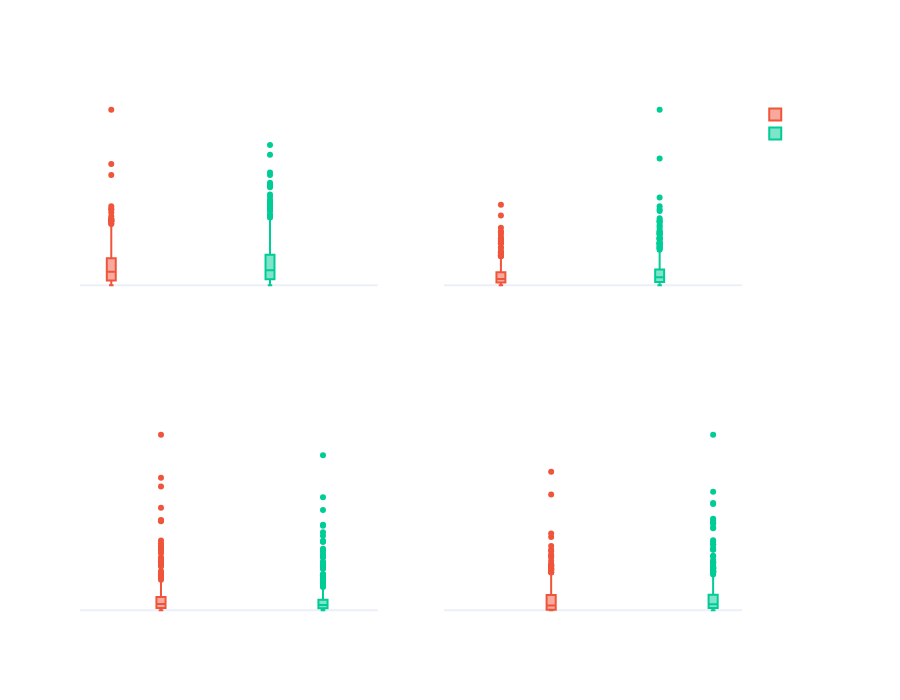

Source (notebook cell):
### Markdown cell above
**Servings Distribution Findings:**

The servings distribution shows that recipes are predominantly designed for **4 and 6 servings**, which together account for the majority of the catalog. Single-serving (1) and 2-serving recipes are also well-represented, reflecting a mix of individual meals and family-sized portions.

This tells us that Tasty Bytes caters to a range of household sizes, with a slight emphasis on family-oriented meals. The servings variable has limited unique values (behaving almost like a categorical feature), which may limit its individual predictive power but could still contribute useful signal in combination with other features.

### Code cell
# Multi-Variable Chart 1: Nutritional values by high traffic status
nutritional_cols = ['calories', 'carbohydrate', 'sugar', 'protein']

fig = make_subplots(
    rows=2, cols=2,
    subplot_titles=[col.capitalize() for col in nutritional_cols]
)

colors = {0: '#EF553B', 1: '#00CC96'}
traffic_labels = {0: 'Not High Traffic', 1: 'High Traffic'}

for i, col in enumerate(nutritional_cols):
    row = i // 2 + 1
    col_pos = i % 2 + 1
    for traffic_val in [0, 1]:
        subset = traffic_df[traffic_df['high_traffic'] == traffic_val][col]
        fig.add_trace(
            go.Box(
                y=subset,
                name=traffic_labels[traffic_val],
                marker_color=colors[traffic_val],
                showlegend=(i == 0)  # Only show legend for first subplot
            ),
            row=row, col=col_pos
        )

fig.update_layout(
    title='Nutritional Values by High Traffic Status',
    template='plotly_white',
    height=700,
    boxmode='group'
)

fig.update_layout(paper_bgcolor='rgba(0,0,0,0)', plot_bgcolor='rgba(0,0,0,0)', font=dict(color='white'),
    xaxis=dict(gridcolor='rgba(255,255,255,0.69)'),
    yaxis=dict(gridcolor='rgba(255,255,255,0.69)'),
    xaxis2=dict(gridcolor='rgba(255,255,255,0.69)'),
    yaxis2=dict(gridcolor='rgba(255,255,255,0.69)'),
    xaxis3=dict(gridcolor='rgba(255,255,255,0.69)'),
    yaxis3=dict(gridcolor='rgba(255,255,255,0.69)'),
    xaxis4=dict(gridcolor='rgba(255,255,255,0.69)'),
    yaxis4=dict(gridcolor='rgba(255,255,255,0.69)'),
)

fig.write_image('notebook_images/plot_images/nutrition_by_traffic.png', scale=2)
fig.show()

### Figure 1 — Plotly figure (JSON) as saved in the notebook; plotly's stock layout.template omitted (floating-point values rounded to 4 significant figures; data arrays with more than 128 entries replaced by an {"elided": "..."} marker saying what was removed)
{"data": [{"marker": {"color": "#EF553B"}, "name": "Not High Traffic", "showlegend": true, "y": {"elided": "373 float values"}, "type": "box", "xaxis": "x", "yaxis": "y"}, {"marker": {"color": "#00CC96"}, "name": "High Traffic", "showlegend": true, "y": {"elided": "574 float values"}, "type": "box", "xaxis": "x", "yaxis": "y"}, {"marker": {"color": "#EF553B"}, "name": "Not High Traffic", "showlegend": false, "y": {"elided": "373 float values"}, "type": "box", "xaxis": "x2", "yaxis": "y2"}, {"marker": {"color": "#00CC96"}, "name": "High Traffic", "showlegend": false, "y": {"elided": "574 float values"}, "type": "box", "xaxis": "x2", "yaxis": "y2"}, {"marker": {"color": "#EF553B"}, "name": "Not High Traffic", "showlegend": false, "y": {"elided": "373 float values"}, "type": "box", "xaxis": "x3", "yaxis": "y3"}, {"marker": {"color": "#00CC96"}, "name": "High Traffic", "showlegend": false, "y": {"elided": "574 float values"}, "type": "box", "xaxis": "x3", "yaxis": "y3"}, {"marker": {"color": "#EF553B"}, "name": "Not High Traffic", "showlegend": false, "y": {"elided": "373 float values"}, "type": "box", "xaxis": "x4", "yaxis": "y4"}, {"marker": {"color": "#00CC96"}, "name": "High Traffic", "showlegend": false, "y": {"elided": "574 float values"}, "type": "box", "xaxis": "x4", "yaxis": "y4"}], "layout": {"xaxis": {"anchor": "y", "domain": [0.0, 0.45], "gridcolor": "rgba(255,255,255,0.69)"}, "yaxis": {"anchor": "x", "domain": [0.625, 1.0], "gridcolor": "rgba(255,255,255,0.69)"}, "xaxis2": {"anchor": "y2", "domain": [0.55, 1.0], "gridcolor": "rgba(255,255,255,0.69)"}, "yaxis2": {"anchor": "x2", "domain": [0.625, 1.0], "gridcolor": "rgba(255,255,255,0.69)"}, "xaxis3": {"anchor": "y3", "domain": [0.0, 0.45], "gridcolor": "rgba(255,255,255,0.69)"}, "yaxis3": {"anchor": "x3", "domain": [0.0, 0.375], "gridcolor": "rgba(255,255,255,0.69)"}, "xaxis4": {"anchor": "y4", "domain": [0.55, 1.0], "gridcolor": "rgba(255,255,255,0.69)"}, "yaxis4": {"anchor": "x4", "domain": [0.0, 0.375], "gridcolor": "rgba(255,255,255,0.69)"}, "annotations": [{"font": {"size": 16}, "showarrow": false, "text": "Calories", "x": 0.225, "xanchor": "center", "xref": "paper", "y": 1.0, "yanchor": "bottom", "yref": "paper"}, {"font": {"size": 16}, "showarrow": false, "text": "Carbohydrate", "x": 0.775, "xanchor": "center", "xref": "paper", "y": 1.0, "yanchor": "bottom", "yref": "paper"}, {"font": {"size": 16}, "showarrow": false, "text": "Sugar", "x": 0.225, "xanchor": "center", "xref": "paper", "y": 0.375, "yanchor": "bottom", "yref": "paper"}, {"font": {"size": 16}, "showarrow": false, "text": "Protein", "x": 0.775, "xanchor": "center", "xref": "paper", "y": 0.375, "yanchor": "bottom", "yref": "paper"}], "title": {"text": "Nutritional Values by High Traffic Status"}, "height": 700, "boxmode": "group", "font": {"color": "white"}, "paper_bgcolor": "rgba(0,0,0,0)", "plot_bgcolor": "rgba(0,0,0,0)"}}
